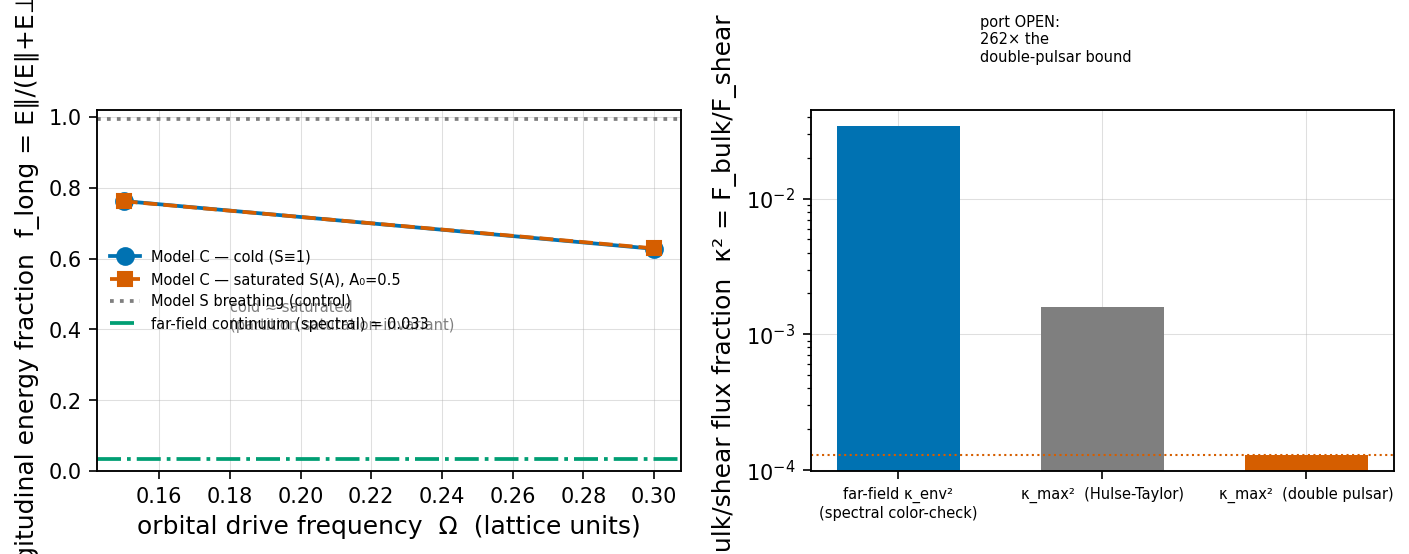

Recreate this plot in Python.
#!/usr/bin/env python3
"""LEG C — envelope-sector reduction: does an ORBITING saturated mass-envelope
radiate LONGITUDINAL (compression, P-branch) far-field content on the srs lattice,
and does SATURATION (the coefficient picture) change the compression/shear partition?

Prereg (FROZEN, criteria committed ALONE first):
    research/2026-07-20_envelope-sector-reduction_prereg-FROZEN.md   §3 Leg C
Analytic legs:
    research/2026-07-20_envelope-sector-reduction_derivation.md      (Legs 0/A/B)

═══════════════════════════════════════════════════════════════════════════════
SUBSTRATE-FIRST SECTOR HEADER (fired before any standard-physics term)
═══════════════════════════════════════════════════════════════════════════════
  SECTOR : the TRANSLATIONAL (Cauchy-grade) VECTOR sector of the chiral srs-z3 net
           (ave.core.chiral_lattice._SRS_8A / _SRS_NN; I4₁32, Wyckoff-8a, z=3).
           Rank-2 bond tensor Φ_b = k_a·(d̂⊗d̂) + k_s·(I − d̂⊗d̂). NOT a Cartesian
           Laplacian. Rule-14 reuse of the #761 / srs_band_survey bond model.
  REGIME : SATURATED SOURCE (Op14 ON in the lump core, A₀ = 0.5·A_yield modulates
           the local bond stiffness via S(A) = √(1−A²)), COLD-LINEAR FAR FIELD.
           This is THE distinction from #761 (cold sub-yield breathing source):
           the envelope-lump is a moving OPERATING-POINT bias on the coefficients.
  COORDS : real-space displacement basis (A46-clean): OBSERVABLE = LONGITUDINAL
           (radial, ∇·u) vs TRANSVERSE (tangential, ∇×u) energy partition of the
           RADIATED field at a far shell. κ_env² ≡ F_∥/F_⊥, compared to the frozen
           κ_max² = δ_DP = 1.3e-4.
  CLASS  : lattice-derived EMPIRICAL leg. FALLBACK scope (declared in prereg §3):
           a self-bound saturated soliton is INFEASIBLE (electron-lock arc); this
           tests the COEFFICIENT-coupling question (a driven/pinned saturated
           texture translated in a dipole-free rotating BINARY), NOT envelope
           self-consistency. α-CLEAN (no α/Q_TANK). Every VALUE dimensionless.

ENGINE BYTE-UNTOUCHED: imports ave.core.chiral_lattice / ave.core.constants read-only;
the finite net, the rank-2 bond dynamics, the saturation modulation, and the driven
collective-coordinate stepper are built HERE.

Run: PYTHONPATH=src:src/scripts/vol_1_foundations python3 \
        research/drivers/envelope_sector_orbiting_lump.py
"""

from __future__ import annotations

import json
import sys
from pathlib import Path

import numpy as np
from scipy.spatial import cKDTree

# ── engine reads (read-only) ────────────────────────────────────────────────
from ave.core.chiral_lattice import _SRS_8A, _SRS_NN

# ── Rule-14 reuse of the VALIDATED survey pipeline (side-effect-free imports) ─
_VOL1 = Path(__file__).resolve().parents[2] / "src" / "scripts" / "vol_1_foundations"
sys.path.insert(0, str(_VOL1))
from srs_band_survey import srs_primitive_bcc  # noqa: E402
from srs_vector_band_survey import vector_bloch_D  # noqa: E402

TOL = 1e-9
A_YIELD = 1.0  # yield in normalized units; A is reported as A/A_yield


# ═════════════════════════════════════════════════════════════════════════════
# Finite real-space srs net (identical construction to #761 — Rule-14 reuse)
# ═════════════════════════════════════════════════════════════════════════════
def build_finite_srs(L: int):
    cells = np.array(
        [(cx, cy, cz) for cx in range(L) for cy in range(L) for cz in range(L)],
        dtype=float,
    )
    pos = (cells[:, None, :] + _SRS_8A[None, :, :]).reshape(-1, 3)
    tree = cKDTree(pos)
    pairs = tree.query_pairs(r=_SRS_NN + TOL, output_type="ndarray")
    d = pos[pairs[:, 1]] - pos[pairs[:, 0]]
    ln = np.linalg.norm(d, axis=1)
    keep = np.abs(ln - _SRS_NN) < TOL
    pairs, d, ln = pairs[keep], d[keep], ln[keep]
    dhat = d / ln[:, None]
    mid = 0.5 * (pos[pairs[:, 0]] + pos[pairs[:, 1]])  # bond midpoints (for S(A))
    return pos, pairs[:, 0].copy(), pairs[:, 1].copy(), dhat, mid


def bond_tensors(dhat, k_a, k_s, s_factor=None):
    """Per-bond rank-2 Φ_b = S·[k_a d̂⊗d̂ + k_s(I − d̂⊗d̂)]. s_factor (M,) is the
    per-bond saturation factor S(A_bond); None ⇒ cold (S≡1)."""
    P = np.einsum("bi,bj->bij", dhat, dhat)
    Phi = k_a * P + k_s * (np.eye(3)[None] - P)
    if s_factor is not None:
        Phi = Phi * s_factor[:, None, None]
    return Phi


def forces(u, Phi, bi, bj, N):
    du = u[bi] - u[bj]
    fb = np.einsum("bij,bj->bi", Phi, du)
    F = np.zeros((N, 3))
    np.add.at(F, bi, -fb)
    np.add.at(F, bj, +fb)
    return F


def omega_max_cold(Phi, bi, bj, N, iters=60):
    rng = np.random.default_rng(0)
    x = rng.standard_normal((N, 3))
    x /= np.linalg.norm(x)
    lam = 0.0
    for _ in range(iters):
        Dx = -forces(x, Phi, bi, bj, N)
        lam = float(np.linalg.norm(Dx))
        x = Dx / (lam + 1e-30)
    return np.sqrt(max(lam, 1e-12))


def sat_factor_static(mid, centers, A0, sigma):
    """Per-bond S(A_bond) for a STATIC saturated bias texture at fixed `centers`
    (list of (3,) positions). A(x) = A0·Σ exp(−|x−c|²/2σ²), clipped < A_yield.
    Bonds far from every lump have S≈1 (cold far field)."""
    A = np.zeros(mid.shape[0])
    for c in centers:
        r2 = np.sum((mid - c) ** 2, axis=1)
        A += A0 * np.exp(-r2 / (2.0 * sigma**2))
    A = np.clip(A, 0.0, 0.999 * A_YIELD)
    return np.sqrt(1.0 - (A / A_YIELD) ** 2), A


def texture_displacement(pos, center, amp, sigma):
    """Curl-free dilatation texture centered at `center`: u = ∇φ, φ=exp(−r²/2σ²).
    (Same pure-longitudinal seed shape #761 used; here it is the driven lump's
    imposed displacement field.)"""
    rel = pos - center
    r2 = np.sum(rel**2, axis=1)
    phi = np.exp(-r2 / (2.0 * sigma**2))
    u = -(rel / sigma**2) * phi[:, None]
    peak = np.abs(u).max() + 1e-30
    return u * (amp / peak)


def shell_partition(u_shell, rhat_shell):
    """Radial (longitudinal) vs tangential (transverse) energy of a shell field."""
    u_par = np.sum(u_shell * rhat_shell, axis=1)[:, None] * rhat_shell
    u_perp = u_shell - u_par
    E_par = float(np.sum(u_par**2))
    E_perp = float(np.sum(u_perp**2))
    return E_par, E_perp


# ═════════════════════════════════════════════════════════════════════════════
# Driven collective-coordinate stepper (velocity-Verlet with moving BC + moving S)
# ═════════════════════════════════════════════════════════════════════════════
def run_driven(L, centers_fn, amp_fn, sat_on, A0, sigma, r_core, r_meas,
               shell_w, Omega, n_periods, cfl, rho_star, k_s,
               cP_spec, cS_spec):
    """Drive a saturated (or cold) dilatation texture at moving centers and measure
    the far-field radial/tangential energy partition.

      centers_fn(t) -> list of (3,) lump centers at time t   (rotation / fixed)
      amp_fn(t)     -> scalar amplitude of the imposed texture (breathe / fixed)
      sat_on        -> if True, per-bond S(A) modulated by the moving texture
                       (the COEFFICIENT picture); if False, cold (S≡1).

    Core sites (within r_core of any center) are KINEMATICALLY DRIVEN to the imposed
    texture (a moving boundary); the free sites evolve under the rank-2 bond forces
    (with the moving stiffness bias when sat_on). Radiation is measured at the
    r_meas shell over the reflection-free spectral Poincaré window.
    """
    pos, bi, bj, dhat, mid = build_finite_srs(L)
    N = pos.shape[0]
    Phi_base = bond_tensors(dhat, rho_star, k_s, None)  # cold rank-2 bond tensors
    center0 = np.array([L / 2.0] * 3)

    omega_max = omega_max_cold(Phi_base, bi, bj, N)
    dt = cfl * 2.0 / omega_max

    rel0 = pos - center0
    r0 = np.linalg.norm(rel0, axis=1)
    rhat0 = rel0 / (r0[:, None] + 1e-30)
    shell = (r0 >= r_meas) & (r0 < r_meas + shell_w)

    # radiated wave at 2Ω (quadrupole) / Ω (breathe); integrate long enough that
    # the reflection-free window [t_P, t_reflect) is covered plus n_periods drive.
    d_face = L / 2.0
    t_reflect = (2.0 * d_face - r_meas) / (cP_spec + 1e-30)
    T_drive = 2.0 * np.pi / Omega
    t_end = max(1.15 * t_reflect, n_periods * T_drive)
    n_steps = int(np.ceil(t_end / dt)) + 5

    def imposed(t):
        u = np.zeros((N, 3))
        core = np.zeros(N, dtype=bool)
        cs = centers_fn(t)
        a = amp_fn(t)
        for c in cs:
            u += texture_displacement(pos, c, a, sigma)
            core |= (np.linalg.norm(pos - c, axis=1) < r_core)
        return u, core, cs

    def sat_of(cs):
        if not sat_on:
            return None
        s, _ = sat_factor_static(mid, cs, A0, sigma)
        return s

    u = np.zeros((N, 3))
    v = np.zeros((N, 3))
    u_imp, core, cs = imposed(0.0)
    u[core] = u_imp[core]
    free = ~core
    Phi = bond_tensors(dhat, rho_star, k_s, sat_of(cs))
    F = forces(u, Phi, bi, bj, N)

    times, fL, Esh = [], [], []
    for step in range(n_steps):
        t = step * dt
        # measure at the far shell (free-region radiation)
        u_sh = u[shell]
        rh = rhat0[shell]
        E_par, E_perp = shell_partition(u_sh, rh)
        E_tot = E_par + E_perp
        times.append(t)
        fL.append(E_par / (E_tot + 1e-30))
        Esh.append(E_tot)
        # advance free sites; drive the core boundary at t and t+dt
        u[free] = u[free] + v[free] * dt + 0.5 * F[free] * dt**2
        u_imp2, core2, cs2 = imposed(t + dt)
        u[core2] = u_imp2[core2]
        Phi = bond_tensors(dhat, rho_star, k_s, sat_of(cs2))
        F_new = forces(u, Phi, bi, bj, N)
        v[free] = v[free] + 0.5 * (F[free] + F_new[free]) * dt
        F = F_new
        core = core2
        free = ~core2

    times = np.array(times); fL = np.array(fL); Esh = np.array(Esh)
    t_P = r_meas / (cP_spec + 1e-30)
    t_S = r_meas / (cS_spec + 1e-30)
    win = (times >= t_P) & (times < t_reflect)
    if win.sum() < 3:
        win = (times >= t_P) & (times < 0.9 * times[-1])
    w = Esh[win]
    # energy-weighted longitudinal fraction and the bulk/shear partition κ_env²
    # over the reflection-free window
    E_par_win = float(np.sum((fL[win]) * w))
    E_tot_win = float(np.sum(w))
    f_long = E_par_win / (E_tot_win + 1e-30)
    kappa2 = f_long / (1.0 - f_long + 1e-30)          # F_∥/F_⊥ = f_long/(1−f_long)
    return {
        "grid": {"L": L, "N": N, "n_bonds": int(bi.shape[0]), "dt": float(dt),
                 "n_steps": n_steps, "r_core": r_core, "r_meas": r_meas,
                 "shell_w": shell_w, "Omega": Omega, "sat_on": sat_on,
                 "A0": A0, "sigma": sigma, "rho_star": rho_star},
        "omega_max": float(omega_max),
        "scale_sep_Omega_over_omega_max": float(Omega / omega_max),
        "window": {"t_P": float(t_P), "t_S": float(t_S), "t_reflect": float(t_reflect),
                   "captures_S": bool(t_S < t_reflect), "n_win": int(win.sum())},
        "f_long_window": float(f_long),
        "kappa2_F_par_over_F_perp": float(kappa2),
        "kappa_env": float(np.sqrt(max(kappa2, 0.0))),
        "E_par_win": E_par_win, "E_perp_win": float(E_tot_win - E_par_win),
    }


# ── source geometries ────────────────────────────────────────────────────────
def _rotating_binary(center, R, Omega):
    def f(t):
        c, s = np.cos(Omega * t), np.sin(Omega * t)
        off = R * np.array([c, s, 0.0])
        return [center + off, center - off]   # dipole-free binary, Q rotates at 2Ω
    return f


def _fixed_single(center):
    return lambda t: [np.array(center, float)]


# ═════════════════════════════════════════════════════════════════════════════
# C-2 spectral cross-check (cold Bloch structure; #761-parity self-consistency)
# ═════════════════════════════════════════════════════════════════════════════
def run_c2_speeds(rho_star, k_s, n_random=24, seed=1):
    basis, bonds = srs_primitive_bcc("right")
    rng = np.random.default_rng(seed)
    dirs = {"100": [1, 0, 0], "110": [1, 1, 0], "111": [1, 1, 1]}
    rand = rng.standard_normal((n_random, 3))
    rand /= np.linalg.norm(rand, axis=1, keepdims=True)
    for i in range(n_random):
        dirs[f"rand{i}"] = rand[i].tolist()
    kl = 1e-4
    cP_list, cS_list, per_dir = [], [], {}
    for name, dd in dirs.items():
        kh = np.array(dd, float); kh = kh / np.linalg.norm(kh)
        D = vector_bloch_D(kh * kl, basis, bonds, rho_star, k_s)
        w2, V = np.linalg.eigh(D)
        idx = np.argsort(w2)[:3]
        w2a, Va = w2[idx], V[:, idx]
        pol = Va.reshape(4, 3, 3).mean(axis=0)
        pol /= np.linalg.norm(pol, axis=0, keepdims=True) + 1e-30
        long_frac = np.abs(pol.T @ kh) ** 2
        c = np.sqrt(np.clip(w2a, 0, None)) / kl
        pL = int(np.argmax(long_frac))
        cP = float(c[pL]); cS = float(np.mean([c[j] for j in range(3) if j != pL]))
        if name in ("100", "110", "111"):
            per_dir[name] = cP / cS
        cP_list.append(cP); cS_list.append(cS)
    cP_iso = float(np.mean(cP_list)); cS_iso = float(np.mean(cS_list))
    return cP_iso, cS_iso, per_dir


def make_figure(out, path_png):
    """White-style figure: (L) f_long vs Ω for Model C cold vs saturated (the
    saturation-invariance + near→far trend); (R) far-field structural κ_env² vs
    the pulsar kill-lines. Okabe-Ito, honest axes+units, no on-figure title."""
    import matplotlib
    matplotlib.use("Agg")
    import matplotlib.pyplot as plt
    from ave.viz import style
    style.apply()
    C = style.COLORS

    oms = [0.15, 0.30]
    fl_cold = [out[f"model_C_orbiting_{t}_cold"]["f_long_window"]
               for t in ("Omega_lo", "Omega_hi")]
    fl_sat = [out[f"model_C_orbiting_{t}_sat"]["f_long_window"]
              for t in ("Omega_lo", "Omega_hi")]
    cc = out["spectral_cold"]["continuum_import_colorcheck_F_bulk_over_F_shear"]
    fl_ff = cc / (1.0 + cc)   # far-field longitudinal fraction from the color-check

    fig, (axL, axR) = plt.subplots(1, 2, figsize=(9.6, 3.9))

    axL.plot(oms, fl_cold, "o-", color=C["ave"], label="Model C — cold (S≡1)", ms=8)
    axL.plot(oms, fl_sat, "s--", color=C["comparison"],
             label="Model C — saturated S(A), A₀=0.5", ms=7)
    axL.axhline(out["model_S_breathing_control"]["f_long_window"], color=C["muted"],
                ls=":", label="Model S breathing (control)")
    axL.axhline(fl_ff, color=C["accent"], ls="-.",
                label=f"far-field continuum (spectral) = {fl_ff:.3f}")
    axL.set_xlabel("orbital drive frequency  Ω  (lattice units)")
    axL.set_ylabel("longitudinal energy fraction  f_long = E∥/(E∥+E⊥)")
    axL.set_ylim(0, 1.02)
    axL.legend(loc="center left", bbox_to_anchor=(0.0, 0.5), fontsize=7,
               frameon=False)
    axL.annotate("cold ≈ saturated\n(partition saturation-invariant)",
                 xy=(0.225, 0.70), xytext=(0.18, 0.40), fontsize=7,
                 color=C["muted"])

    labels = ["far-field κ_env²\n(spectral color-check)",
              "κ_max²  (Hulse-Taylor)", "κ_max²  (double pulsar)"]
    vals = [cc, 1.6e-3, 1.3e-4]
    cols = [C["ave"], C["muted"], C["comparison"]]
    axR.bar(range(3), vals, color=cols, width=0.6)
    axR.set_yscale("log")
    axR.set_xticks(range(3))
    axR.set_xticklabels(labels, fontsize=7)
    axR.set_ylabel("bulk/shear flux fraction  κ² = F_bulk/F_shear")
    axR.axhline(1.3e-4, color=C["comparison"], ls=":", lw=1)
    axR.annotate(f"port OPEN:\n{cc/1.3e-4:.0f}× the\ndouble-pulsar bound",
                 xy=(0, cc), xytext=(0.4, cc * 3), fontsize=7, color=C["data"])

    fig.tight_layout()
    fig.savefig(path_png, dpi=150, bbox_inches="tight")
    fig.savefig(str(Path(path_png).with_suffix(".pdf")), bbox_inches="tight")
    plt.close(fig)


def main():
    import argparse
    ap = argparse.ArgumentParser()
    ap.add_argument("--L", type=int, default=20)
    ap.add_argument("--out", default=str(Path(__file__).with_name(
        "envelope_sector_orbiting_lump_results.json")))
    args = ap.parse_args()

    RHO_STAR = 9.77337           # DERIVED from ν_Hill=2/7 (imported, not fit)
    K_S = 1.0
    SIGMA = 1.2                  # texture width (cells) — matches #761 seed
    R_CORE = 1.8                 # driven-core radius (cells)
    R_MEAS = 6.0                 # far shell (cells) — frozen
    SHELL_W = 1.0
    A0 = 0.5                     # saturated core operating point A₀ = 0.5·A_yield
    R_ORBIT = 2.5                # binary separation half (cells)
    CFL = 0.2
    NPER = 6

    # spectral speeds (cold Bloch) — window + #761-parity self-consistency gate
    cP_iso, cS_iso, cpcs_dir = run_c2_speeds(RHO_STAR, K_S)

    out = {
        "provenance": {
            "class": "LEG C — envelope-sector orbiting-lump; coefficient-coupling "
                     "FALLBACK (self-bound soliton infeasible per electron-lock arc); "
                     "mints no canon; engine byte-untouched",
            "kappa_max2_double_pulsar": 1.3e-4,
            "kappa_max_double_pulsar": 0.011401754250991,
            "note": "κ_env² = F_∥/F_⊥ measured at the far shell; compared to "
                    "κ_max² = δ_DP = 1.3e-4 (frozen prereg §1).",
        },
        "spectral_cold": {
            "cP_iso": cP_iso, "cS_iso": cS_iso, "cP_over_cS_iso": cP_iso / cS_iso,
            "cP_over_cS_dir": cpcs_dir,
            "continuum_import_colorcheck_F_bulk_over_F_shear":
                (2.0 / 3.0) * (cS_iso / cP_iso) ** 5,
        },
    }

    # ── Model S: BREATHING control (single fixed core, amplitude oscillating) ──
    OM_S = 0.20
    out["model_S_breathing_control"] = run_driven(
        L=args.L, centers_fn=_fixed_single([args.L / 2.0] * 3),
        amp_fn=lambda t, w=OM_S: A0 * np.sin(w * t), sat_on=False, A0=A0,
        sigma=SIGMA, r_core=R_CORE, r_meas=R_MEAS, shell_w=SHELL_W, Omega=OM_S,
        n_periods=NPER, cfl=CFL, rho_star=RHO_STAR, k_s=K_S,
        cP_spec=cP_iso, cS_spec=cS_iso)

    # ── Model C: ORBITING binary (quadrupole at 2Ω) — cold AND saturated ──
    center = [args.L / 2.0] * 3
    for tag, OM in (("Omega_lo", 0.15), ("Omega_hi", 0.30)):
        for sat in (False, True):
            key = f"model_C_orbiting_{tag}_{'sat' if sat else 'cold'}"
            out[key] = run_driven(
                L=args.L, centers_fn=_rotating_binary(np.array(center), R_ORBIT, OM),
                amp_fn=lambda t: A0, sat_on=sat, A0=A0, sigma=SIGMA,
                r_core=R_CORE, r_meas=R_MEAS, shell_w=SHELL_W, Omega=OM,
                n_periods=NPER, cfl=CFL, rho_star=RHO_STAR, k_s=K_S,
                cP_spec=cP_iso, cS_spec=cS_iso)

    # ── multipole-order check: F_par & F_perp scaling exponent in Ω (cold) ──
    lo = out["model_C_orbiting_Omega_lo_cold"]
    hi = out["model_C_orbiting_Omega_hi_cold"]
    r_om = 0.30 / 0.15
    with np.errstate(divide="ignore", invalid="ignore"):
        n_par = np.log(hi["E_par_win"] / (lo["E_par_win"] + 1e-300)) / np.log(r_om)
        n_perp = np.log(hi["E_perp_win"] / (lo["E_perp_win"] + 1e-300)) / np.log(r_om)
    out["multipole_check"] = {
        "n_exponent_F_par": float(n_par), "n_exponent_F_perp": float(n_perp),
        "same_order": bool(abs(n_par - n_perp) < 1.0),
        "note": "same Ω-scaling exponent ⇒ compression & shear at same multipole "
                "order ⇒ κ_env²=F_∥/F_⊥ is structural (Ω-independent), comparable "
                "to κ_max². Frozen prereg §3.",
    }

    # ── verdict summary (frozen-criterion outputs only) ──
    kc_cold = out["model_C_orbiting_Omega_lo_cold"]["kappa2_F_par_over_F_perp"]
    kc_sat = out["model_C_orbiting_Omega_lo_sat"]["kappa2_F_par_over_F_perp"]
    out["verdict_frozen_outputs"] = {
        "kappa2_env_C_cold": kc_cold,
        "kappa2_env_C_sat": kc_sat,
        "kappa_max2": 1.3e-4,
        "exceeds_kappa_max_cold": bool(kc_cold > 1.3e-4),
        "exceeds_kappa_max_sat": bool(kc_sat > 1.3e-4),
        "sat_over_cold_ratio": float(kc_sat / (kc_cold + 1e-300)),
        "model_S_f_long": out["model_S_breathing_control"]["f_long_window"],
    }

    Path(args.out).write_text(json.dumps(out, indent=2))
    make_figure(out, str(Path(args.out).with_name(
        "envelope_sector_orbiting_lump.png")))
    print(json.dumps(out["verdict_frozen_outputs"], indent=2))
    print("spectral cP/cS iso =", round(cP_iso / cS_iso, 4), "dir =",
          {k: round(v, 4) for k, v in cpcs_dir.items()})
    print("multipole:", out["multipole_check"])
    return out


if __name__ == "__main__":
    main()
